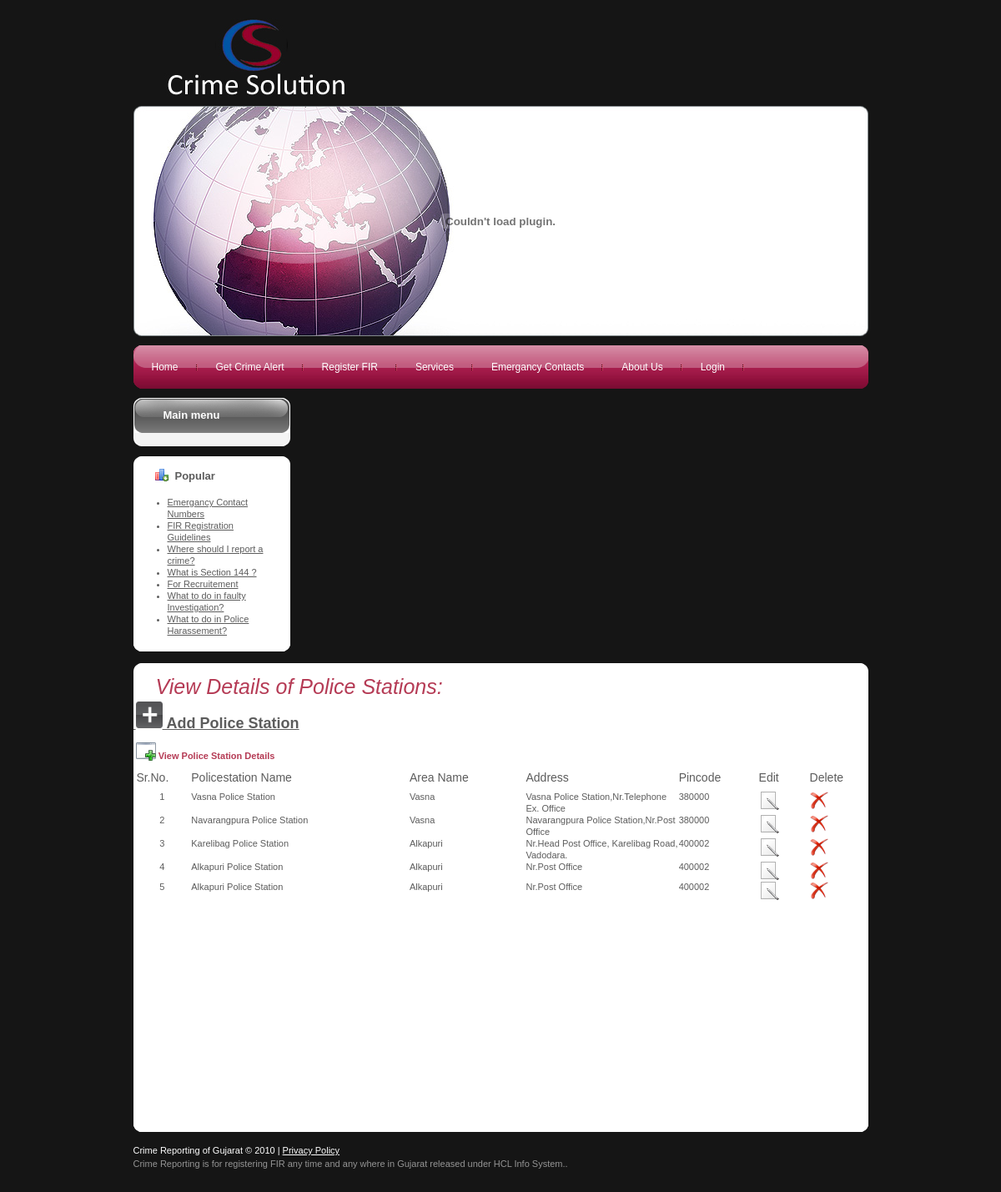
Page /viewpolice.php on the committed database.
### tables this page shows
CREATE TABLE `mstr_policestation` (
  `poilcestation_id` int(10) unsigned NOT NULL AUTO_INCREMENT,
  `area_id` int(10) unsigned NOT NULL,
  `address` varchar(255) NOT NULL,
  `contact_no` int(10) unsigned NOT NULL,
  `Email_id` varchar(255) NOT NULL,
  `contact_person` varchar(45) NOT NULL,
  `starting_date` datetime NOT NULL,
  `policestation_name` varchar(45) NOT NULL,
  `city_id` int(10) unsigned NOT NULL,
  PRIMARY KEY (`poilcestation_id`),
  KEY `FK_mstr_policestation_1` (`area_id`),
  KEY `FK_mstr_policestation_2` (`city_id`),
  CONSTRAINT `FK_mstr_policestation_1` FOREIGN KEY (`area_id`) REFERENCES `mstr_area` (`area_id`),
  CONSTRAINT `FK_mstr_policestation_2` FOREIGN KEY (`city_id`) REFERENCES `mstr_city` (`city_id`)
);

CREATE TABLE `mstr_area` (
  `area_id` int(10) unsigned NOT NULL AUTO_INCREMENT,
  `area_name` varchar(45) NOT NULL,
  `pincode` int(10) unsigned NOT NULL,
  `city_id` int(10) unsigned NOT NULL,
  PRIMARY KEY (`area_id`),
  KEY `FK_mstr_area_1` (`city_id`),
  CONSTRAINT `FK_mstr_area_1` FOREIGN KEY (`city_id`) REFERENCES `mstr_city` (`city_id`)
);

### viewpolice.php (the view, shortened to what this page needs)
<?php
include("header.php");
include("sidebar.php");
$selectAllUserQuery = "select *from mstr_policestation mp,mstr_area a where a.area_id = mp.area_id";
$resultSet = mysql_query($selectAllUserQuery) or die(mysql_error());
?>
<div id="content">
  <div class="clear">
	<div id="container" class="wrapper-container">
       <div class="corner-top-left">
       <div class="corner-top-right">
       <div class="corner-bottom-left">
       <div class="corner-bottom-right">
      <h1><span class="componentheading"><em>View Details of Police Stations: </em></span></h1>
      <p><a href="policestationdetail.php">&nbsp;<img src="images/addButton.png" /><span class="style5">&nbsp;Add Police Station </span></a>
        </strong></p>
      <table width="99%">
        <tr>
          <th height="36" colspan="8" align="left" class="first"><span class="rowBorder">&nbsp;<img src="images/view.png" align="absbottom"/><span class="highlight"> View Police Station Details</span></span></th>
        </tr>
        <tr>
          	<td width="8%" height="23"><span class="style4 tableHeading style2">&nbsp;Sr.No.</span></td>
			<td width="30%"><span class="style4 tableHeading style2">Policestation Name</span></td>
			<td width="16%"><span class="style4 tableHeading style2">Area Name</span>	</td>
			<td width="21%"><span class="style4 tableHeading style2">Address</span></td>
			<td width="11%"><span class="style4 tableHeading style2">Pincode</span></td>
			<td width="7%"><span class="style4 tableHeading style2">Edit</span></td>
			<td width="7%"><span class="style4 tableHeading style2">Delete</span></td>
        </tr>
        <?php
	$i=1;
	while($record = mysql_fetch_array($resultSet))
	{
	?>
	<tr>
		<td align="center">
		<?php echo $i++; ?></td>
		<td><?php echo $record["policestation_name"];?></td>
		<td><?php echo $record["area_name"];?></td>
		<td><?php echo $record["address"];?></td>
		<td><?php echo $record["pincode"];?></td>
		<td><a href="editpolicestation1.php?psname=<?php echo $record["policestation_name"];?>">
		<img title="Edit crime type" src="images/edit.png"  /></a>
		</td>
	    <td><a href="deletepolicestation.php?psname=<?php echo $record["policestation_name"];?>">
		<img title="Delete crime type Details" src="images/delete.png" /></a></td>
  </tr>
<?php
}
?>
</table>
<p>&nbsp;</p>
      <p>&nbsp;</p>
      <p>&nbsp;</p>
      <p>&nbsp;</p>
      <p>&nbsp;</p>
      <p>&nbsp;</p>
      <p>&nbsp;</p>
      <p>&nbsp;</p>
      <p>&nbsp;</p>
      <p>&nbsp;</p>
       </div>
       </div>
	</div>
	</div>
	</div>
    <?php include("footer.php");?>

### files/template.css (style rules this page uses)
body, td, th, div, p, label { color:#5c5c5c; font:normal 11px/14px Verdana, Arial, Helvetica, sans-serif; }
a { color:#5c5c5c; text-decoration:underline; }
.componentheading { color:#B53B55; font-size:25px; font-weight:normal; line-height:140%; margin:0 0px 10px 0; padding:16px 0 2px 27px; font-family:Verdana, Arial, Helvetica, sans-serif; }
.highlight { color:#B53B55; font-weight:bold }
#body { background:#151515; }
.clear { width:100%; overflow:hidden; }
#container { overflow:hidden; height:100%; text-align:left; padding:2px 0 0 0; }
.wrapper-container .corner-top-left, .wrapper-box .corner-top-left { background:url(../images/corner1_top_left.gif) no-repeat left top #FFF; }
.wrapper-container .corner-top-right, .wrapper-box .corner-top-right { background:url(../images/corner1_top_right.gif) no-repeat right top; }
.wrapper-container .corner-bottom-left, .wrapper-box .corner-bottom-left { background:url(../images/corner1_bottom_left.gif) no-repeat left bottom; }
.wrapper-container .corner-bottom-right, .wrapper-box .corner-bottom-right { background:url(../images/corner1_bottom_right.gif) no-repeat right bottom; }
#container .corner-bottom-right { padding:11px 0 7px 0; }

### files/constant.css (style rules this page uses)
* { padding:0px 0px 0px 0px; margin:0px 0px 0px 0px; }
html { height:100% }
body { text-align:center; }
table { border-collapse:collapse; border:0px; padding:0; }
td { vertical-align:top }
th { text-align:left; vertical-align:top }
img { border:none }
h1 { font-size:130% }
p { padding:0px 0px 13px 0px; }

### css/template.css (style rules this page uses)
body, td, th, div, p, label { color:#5c5c5c; font:normal 11px/14px Verdana, Arial, Helvetica, sans-serif; }
a { color:#5c5c5c; text-decoration:underline; }
.componentheading { color:#B53B55; font-size:25px; font-weight:normal; line-height:140%; margin:0 0px 10px 0; padding:16px 0 2px 27px; font-family:Verdana, Arial, Helvetica, sans-serif; }
.highlight { color:#B53B55; font-weight:bold }
#body { background:#151515; }
.clear { width:100%; overflow:hidden; }
#container { overflow:hidden; height:100%; text-align:left; padding:2px 0 0 0; }
.wrapper-container .corner-top-left, .wrapper-box .corner-top-left { background:url(../images/corner1_top_left.gif) no-repeat left top #FFF; }
.wrapper-container .corner-top-right, .wrapper-box .corner-top-right { background:url(../images/corner1_top_right.gif) no-repeat right top; }
.wrapper-container .corner-bottom-left, .wrapper-box .corner-bottom-left { background:url(../images/corner1_bottom_left.gif) no-repeat left bottom; }
.wrapper-container .corner-bottom-right, .wrapper-box .corner-bottom-right { background:url(../images/corner1_bottom_right.gif) no-repeat right bottom; }
#container .corner-bottom-right { padding:11px 0 7px 0; }

### viewpolice.php (style rules this page uses)
.style2 { font-family: Verdana, Arial, Helvetica, sans-serif }
.style4 { font-size: 14px }
.style5 { font-size: 18px; font-weight: bold; }

### rows in the picture
mstr_policestation: policestation_name "Vasna Police Station", area.area_name "Vasna", address "Vasna Police Station,Nr.Telephone Ex. Office", area.pincode "380000"
mstr_policestation: policestation_name "Navarangpura Police Station", area.area_name "Vasna", address "Navarangpura Police Station,Nr.Post Office", area.pincode "380000"
mstr_policestation: policestation_name "Karelibag Police Station", area.area_name "Alkapuri", address "Nr.Head Post Office, Karelibag Road, Vadodara.", area.pincode "400002"
mstr_policestation: policestation_name "Alkapuri Police Station", area.area_name "Alkapuri", address "Nr.Post Office", area.pincode "400002"
mstr_policestation: policestation_name "Alkapuri Police Station", area.area_name "Alkapuri", address "Nr.Post Office", area.pincode "400002"
